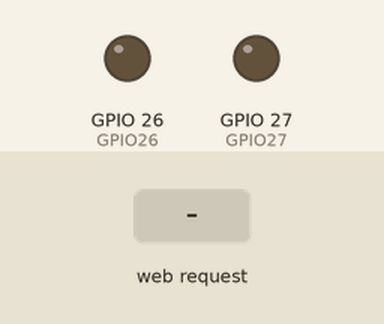
Simulated run of this sketch. Board: ESP32. On the bench: output pins drawn as LEDs (lit = HIGH). Inputs (shaded band) come from the test bench. WiFi joins after 1.5 s; servers stay silent unless stated; what the sketch prints to the serial monitor is not drawn.

Above: at 2.7 s.
2.8 s: HTTP request GET /26/on received
At 3.3 s:
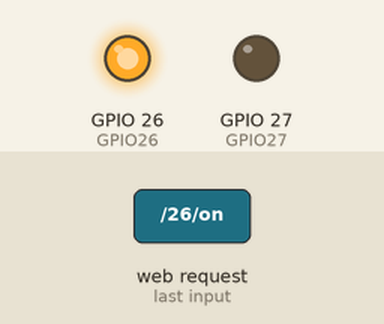
4.3 s: HTTP request GET /27/on received
At 5.5 s:
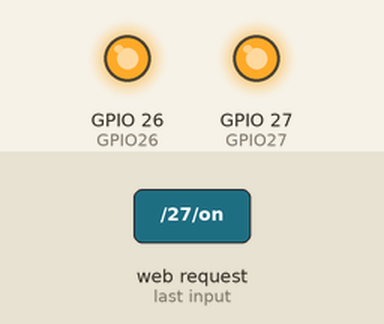
5.8 s: HTTP request GET /26/off received
At 6.8 s:
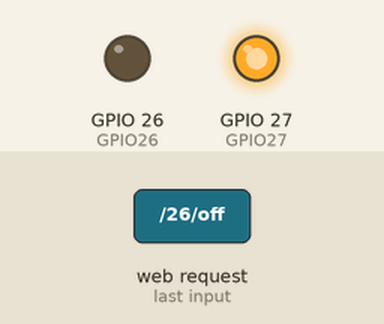
7.3 s: HTTP request GET /27/off received
At 7.9 s:
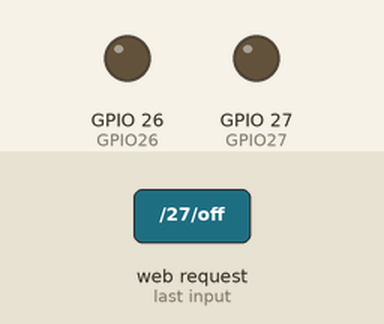
Timing chart, 0 to 9.8 s (numbered marks = the images above; inputs shaded):
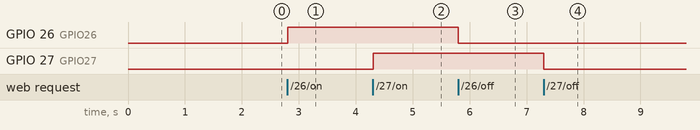

The sketch:

Ejercicio_18.ino
```cpp
#include <WiFi.h>
const char* ssid = " ";
const char* password = " ";
WiFiServer server(80);


String ENCABEZADO, PETICION_CLIENTE = "";
char CADENA_ENCABEZADO;

String ESTADO_GPIO26="off",ESTADO_GPIO27="off";

String PAGINA_WEB_SECCION_1="<!DOCTYPE html> <html> <head> <title>ESP32 KYOMI Web Server</title> <meta name='viewport' content='width=device-width, initialscale=1'> <link rel='icon' href='data:,'> <style> html { font-family: Helvetica; display: inline-block; margin: 0px auto; text-align: center; } .BOTON1 { background-color: #4CAF50; border: none; color: white; padding: 16px 40px; text-decoration: none; font-size: 30px; margin: 2px; cursor: pointer; } .BOTON2 { background-color: #555555; border: none; color: white; padding: 16px 40px; text-decoration: none; font-size: 30px; margin: 2px; cursor: pointer; } </style> </head> <body> <h1>ESP32 KYOMI Web Server</h1> <p>ESTADO GPIO 26</p>";
String PAGINA_WEB_SECCION_2="";
String PAGINA_WEB_SECCION_3="<p>ESTADO GPIO 27</p>";
String PAGINA_WEB_SECCION_4="";
String PAGINA_WEB_SECCION_5="</body> </html>";

const int GPIO26 = 26;
const int GPIO27 = 27;

void setup()
{
  Serial.begin(115200);
  pinMode(GPIO26, OUTPUT);
  pinMode(GPIO27, OUTPUT);
  digitalWrite(GPIO26, LOW);
  digitalWrite(GPIO27, LOW);

  Serial.print("Conectando a:");
  Serial.println(ssid);
  WiFi.begin(ssid, password);
  while(WiFi.status() != WL_CONNECTED)
  {
    delay(500);
    Serial.print(".");
  }

  Serial.println("");
  Serial.println("Conectado");
  Serial.println("Dirección IP: ");
  Serial.println(WiFi.localIP());

  server.begin();
}

void loop()
{
  WiFiClient client = server.available();
  if(client)
  {
    Serial.println("Cliente conectado");
    while(client.connected())
    {
      if(client.available())
      {
        CADENA_ENCABEZADO = client.read();
        Serial.write(CADENA_ENCABEZADO);
        ENCABEZADO += CADENA_ENCABEZADO;
        if(CADENA_ENCABEZADO == '\n')
        {
          if(PETICION_CLIENTE.length() == 0)
          {
            RESPUESTA_NAVEGADOR();
            ACCIONES_HTML(ENCABEZADO);

            if(ESTADO_GPIO26=="off")
            {
             PAGINA_WEB_SECCION_2="<p><a href='/26/on'><button class='BOTON1'>ENCENDER</button></a></p>";
            }
            else if(ESTADO_GPIO26=="on")
            {
             PAGINA_WEB_SECCION_2="<p><a href='/26/off'><button class='BOTON2'>APAGAR</button></a></p>";
            }

            if(ESTADO_GPIO27=="off")
            {
             PAGINA_WEB_SECCION_4="<p><a href='/27/on'><button class='BOTON1'>ENCENDER</button></a></p>";
            }
            else if(ESTADO_GPIO27=="on")
            {
             PAGINA_WEB_SECCION_4="<p><a href='/27/off'><button class='BOTON2'>APAGAR</button></a></p>";
            }

            client.println(PAGINA_WEB_SECCION_1);
            client.println(PAGINA_WEB_SECCION_2);
            client.println(PAGINA_WEB_SECCION_3);
            client.println(PAGINA_WEB_SECCION_4);
            client.println(PAGINA_WEB_SECCION_5);
            client.println();
            break;
          }
          else
          {
            PETICION_CLIENTE = "";
          }
        }
        else if(CADENA_ENCABEZADO != '\r')
        {
          PETICION_CLIENTE += CADENA_ENCABEZADO;
        }
      }
    }
    ENCABEZADO = "";
    client.stop();
    Serial.println("Cliente desconectado");
    Serial.println("");
  }
}

void RESPUESTA_NAVEGADOR()
{
  WiFiClient client = server.available();
  client.println("HTTP/1.1 200 OK");
  client.println("Content-type:text/html");
  client.println("Connection: close");
  client.println();
}

void ACCIONES_HTML(String ENCABEZADO)
{
   if(ENCABEZADO.indexOf("GET /26/on")>=0)
   {
    Serial.println("GPIO 26 ENCENDIDO");
    digitalWrite(GPIO26, HIGH);
    ESTADO_GPIO26="on";
   }

   else if(ENCABEZADO.indexOf("GET /26/off")>=0)
   {
    Serial.println("GPIO 26 APAGADO");
    digitalWrite(GPIO26, LOW);
    ESTADO_GPIO26="off";
   }

   else if(ENCABEZADO.indexOf("GET /27/on")>=0)
   {
    Serial.println("GPIO 27 ENCENDIDO");
    digitalWrite(GPIO27, HIGH);
    ESTADO_GPIO27="on";
   }

   else if(ENCABEZADO.indexOf("GET /27/off")>=0)
   {
    Serial.println("GPIO 27 APAGADO");
    digitalWrite(GPIO27, LOW);
    ESTADO_GPIO27="off";
   }
}
```

Measured:
- after the input at 2.8 s, GPIO 26 (GPIO26): LOW → HIGH at once
- after the input at 4.3 s, GPIO 27 (GPIO27): LOW → HIGH at once
- after the input at 5.8 s, GPIO 26 (GPIO26): HIGH → LOW at once
- after the input at 7.3 s, GPIO 27 (GPIO27): HIGH → LOW at once
